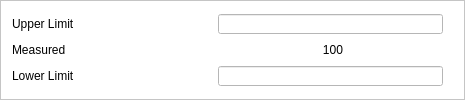
                  <widget class="QFrame" name="frame_6">
                   <property name="sizePolicy">
                    <sizepolicy hsizetype="Preferred" vsizetype="Preferred">
                     <horstretch>0</horstretch>
                     <verstretch>0</verstretch>
                    </sizepolicy>
                   </property>
                   <property name="styleSheet">
                    <string notr="true">background-color: rgb(255, 255, 255);</string>
                   </property>
                   <property name="frameShape">
                    <enum>QFrame::StyledPanel</enum>
                   </property>
                   <property name="frameShadow">
                    <enum>QFrame::Raised</enum>
                   </property>
                   <layout class="QVBoxLayout" name="verticalLayout_13">
                    <item>
                     <layout class="QVBoxLayout" name="verticalLayout_12">
                      <item>
                       <layout class="QHBoxLayout" name="horizontalLayout_20">
                        <item>
                         <widget class="QLabel" name="label_26">
                          <property name="sizePolicy">
                           <sizepolicy hsizetype="Fixed" vsizetype="Fixed">
                            <horstretch>0</horstretch>
                            <verstretch>0</verstretch>
                           </sizepolicy>
                          </property>
                          <property name="minimumSize">
                           <size>
                            <width>100</width>
                            <height>20</height>
                           </size>
                          </property>
                          <property name="maximumSize">
                           <size>
                            <width>100</width>
                            <height>20</height>
                           </size>
                          </property>
                          <property name="text">
                           <string>Upper Limit</string>
                          </property>
                         </widget>
                        </item>
                        <item>
                         <spacer name="horizontalSpacer_24">
                          <property name="orientation">
                           <enum>Qt::Horizontal</enum>
                          </property>
                          <property name="sizeType">
                           <enum>QSizePolicy::Expanding</enum>
                          </property>
                          <property name="sizeHint" stdset="0">
                           <size>
                            <width>100</width>
                            <height>20</height>
                           </size>
                          </property>
                         </spacer>
                        </item>
                        <item>
                         <widget class="QLineEdit" name="ledit_UpperLimitLengData_JC_TableSetting">
                          <property name="sizePolicy">
                           <sizepolicy hsizetype="Fixed" vsizetype="Fixed">
                            <horstretch>0</horstretch>
                            <verstretch>0</verstretch>
                           </sizepolicy>
                          </property>
                          <property name="minimumSize">
                           <size>
                            <width>225</width>
                            <height>20</height>
                           </size>
                          </property>
                          <property name="maximumSize">
                           <size>
                            <width>225</width>
                            <height>20</height>
                           </size>
                          </property>
                         </widget>
                        </item>
                        <item>
                         <spacer name="horizontalSpacer_31">
                          <property name="orientation">
                           <enum>Qt::Horizontal</enum>
                          </property>
                          <property name="sizeType">
                           <enum>QSizePolicy::Fixed</enum>
                          </property>
                          <property name="sizeHint" stdset="0">
                           <size>
                            <width>10</width>
                            <height>20</height>
                           </size>
                          </property>
                         </spacer>
                        </item>
                       </layout>
                      </item>
                      <item>
                       <layout class="QHBoxLayout" name="horizontalLayout_4">
                        <item>
                         <widget class="QLabel" name="label_27">
                          <property name="sizePolicy">
                           <sizepolicy hsizetype="Fixed" vsizetype="Fixed">
                            <horstretch>0</horstretch>
                            <verstretch>0</verstretch>
                           </sizepolicy>
                          </property>
                          <property name="minimumSize">
                           <size>
                            <width>100</width>
                            <height>20</height>
                           </size>
                          </property>
                          <property name="maximumSize">
                           <size>
                            <width>100</width>
                            <height>20</height>
                           </size>
                          </property>
                          <property name="text">
                           <string>Measured</string>
                          </property>
                         </widget>
                        </item>
                        <item>
                         <spacer name="horizontalSpacer_25">
                          <property name="orientation">
                           <enum>Qt::Horizontal</enum>
                          </property>
                          <property name="sizeType">
                           <enum>QSizePolicy::Expanding</enum>
                          </property>
                          <property name="sizeHint" stdset="0">
                           <size>
                            <width>150</width>
                            <height>20</height>
                           </size>
                          </property>
                         </spacer>
                        </item>
                        <item>
                         <widget class="QLabel" name="lab_MeasuredReadDataLeng_JC_TableSetting">
                          <property name="sizePolicy">
                           <sizepolicy hsizetype="Fixed" vsizetype="Fixed">
                            <horstretch>0</horstretch>
                            <verstretch>0</verstretch>
                           </sizepolicy>
                          </property>
                          <property name="minimumSize">
                           <size>
                            <width>100</width>
                            <height>20</height>
                           </size>
                          </property>
                          <property name="maximumSize">
                           <size>
                            <width>100</width>
                            <height>20</height>
                           </size>
                          </property>
                          <property name="text">
                           <string>100</string>
                          </property>
                          <property name="alignment">
                           <set>Qt::AlignCenter</set>
                          </property>
                         </widget>
                        </item>
                        <item>
                         <spacer name="horizontalSpacer_27">
                          <property name="orientation">
                           <enum>Qt::Horizontal</enum>
                          </property>
                          <property name="sizeType">
                           <enum>QSizePolicy::Fixed</enum>
                          </property>
                          <property name="sizeHint" stdset="0">
                           <size>
                            <width>70</width>
                            <height>20</height>
                           </size>
                          </property>
                         </spacer>
                        </item>
                       </layout>
                      </item>
                      <item>
                       <layout class="QHBoxLayout" name="horizontalLayout_19">
                        <item>
                         <widget class="QLabel" name="label_28">
                          <property name="sizePolicy">
                           <sizepolicy hsizetype="Fixed" vsizetype="Fixed">
                            <horstretch>0</horstretch>
                            <verstretch>0</verstretch>
                           </sizepolicy>
                          </property>
                          <property name="minimumSize">
                           <size>
                            <width>100</width>
                            <height>20</height>
                           </size>
                          </property>
                          <property name="maximumSize">
                           <size>
                            <width>100</width>
                            <height>20</height>
                           </size>
                          </property>
                          <property name="text">
                           <string>Lower Limit</string>
                          </property>
                         </widget>
                        </item>
                        <item>
                         <spacer name="horizontalSpacer_26">
                          <property name="orientation">
                           <enum>Qt::Horizontal</enum>
                          </property>
                          <property name="sizeType">
                           <enum>QSizePolicy::Expanding</enum>
                          </property>
                          <property name="sizeHint" stdset="0">
                           <size>
                            <width>100</width>
                            <height>20</height>
                           </size>
                          </property>
                         </spacer>
                        </item>
                        <item>
                         <widget class="QLineEdit" name="ledit_LowerLimitLengData_JC_TableSetting">
                          <property name="sizePolicy">
                           <sizepolicy hsizetype="Fixed" vsizetype="Fixed">
                            <horstretch>0</horstretch>
                            <verstretch>0</verstretch>
                           </sizepolicy>
                          </property>
                          <property name="minimumSize">
                           <size>
                            <width>225</width>
                            <height>20</height>
                           </size>
                          </property>
                          <property name="maximumSize">
                           <size>
                            <width>225</width>
                            <height>20</height>
                           </size>
                          </property>
                         </widget>
                        </item>
                        <item>
                         <spacer name="horizontalSpacer_32">
                          <property name="orientation">
                           <enum>Qt::Horizontal</enum>
                          </property>
                          <property name="sizeType">
                           <enum>QSizePolicy::Fixed</enum>
                          </property>
                          <property name="sizeHint" stdset="0">
                           <size>
                            <width>10</width>
                            <height>20</height>
                           </size>
                          </property>
                         </spacer>
                        </item>
                       </layout>
                      </item>
                     </layout>
                    </item>
                   </layout>
                  </widget>
